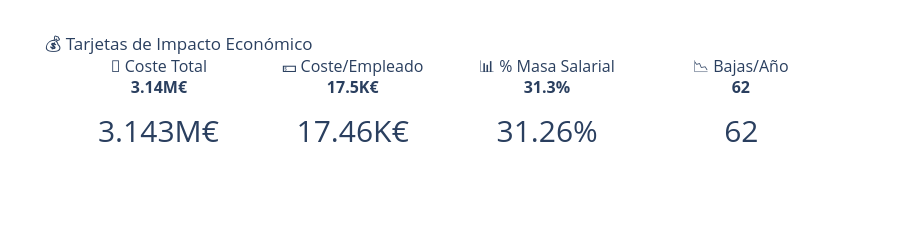

Here is the notebook cell this chart was saved with:
### Markdown cell above
## 7. 💰 Impacto Económico

### Code cell
# =====================================================
# ANÁLISIS DE COSTES
# =====================================================

coste_total = df_demo_kpis["coste_rotacion_individual"].sum()
coste_medio = df_demo_kpis["coste_rotacion_individual"].mean()
masa_salarial = df_demo_kpis["salario"].sum()
pct_masa_salarial = (coste_total / masa_salarial) * 100

# Tasa de rotación estimada
def kpi_a_tasa(kpi):
    if kpi <= 1.5: return 0.05
    elif kpi <= 2.5: return 0.10
    elif kpi <= 3.5: return 0.20
    elif kpi <= 4.5: return 0.35
    else: return 0.50

tasa_rotacion = kpi_a_tasa(kpi_medios["Rotación"])
n_bajas_estimadas = int(len(df_demo_kpis) * tasa_rotacion)

print("="*70)
print("💰 IMPACTO ECONÓMICO - LEGACYTECH SOLUTIONS")
print("="*70)
print(f"\n👥 Empleados: {len(df_demo_kpis)}")
print(f"💵 Masa salarial anual: {masa_salarial:,.2f}€")
print(f"\n💸 COSTES DE ROTACIÓN:")
print(f"   Coste total estimado: {coste_total:>12,.2f}€")
print(f"   Coste medio por empleado: {coste_medio:>8,.2f}€")
print(f"   % sobre masa salarial: {pct_masa_salarial:.1f}%")
print(f"\n📉 ROTACIÓN:")
print(f"   KPI Rotación: {kpi_medios['Rotación']:.2f}")
print(f"   Tasa anual estimada: {tasa_rotacion*100:.0f}%")
print(f"   Bajas estimadas al año: {n_bajas_estimadas} empleados")

# Tarjetas visuales
fig = make_subplots(
    rows=1, cols=4,
    subplot_titles=(
        f"💸 Coste Total<br><b>{coste_total/1e6:.2f}M€</b>",
        f"💵 Coste/Empleado<br><b>{coste_medio/1e3:.1f}K€</b>",
        f"📊 % Masa Salarial<br><b>{pct_masa_salarial:.1f}%</b>",
        f"📉 Bajas/Año<br><b>{n_bajas_estimadas}</b>"
    ),
    specs=[[{"type": "indicator"}]*4]
)

fig.add_trace(go.Indicator(
    mode="number",
    value=coste_total/1e6,
    number={'suffix': "M€", 'font': {'size': 30}},
), row=1, col=1)

fig.add_trace(go.Indicator(
    mode="number",
    value=coste_medio/1e3,
    number={'suffix': "K€", 'font': {'size': 30}},
), row=1, col=2)

fig.add_trace(go.Indicator(
    mode="number",
    value=pct_masa_salarial,
    number={'suffix': "%", 'font': {'size': 30}},
), row=1, col=3)

fig.add_trace(go.Indicator(
    mode="number",
    value=n_bajas_estimadas,
    number={'font': {'size': 30}},
), row=1, col=4)

fig.update_layout(
    title="💰 Tarjetas de Impacto Económico",
    height=200
)
fig.show()

### Figure 1 — Plotly figure (JSON) as saved in the notebook; plotly's stock layout.template omitted (floating-point values rounded to 4 significant figures)
{"data": [{"domain": {"x": [0, 0.2125], "y": [0, 1]}, "mode": "number", "number": {"font": {"size": 30}, "suffix": "M€"}, "type": "indicator", "value": 3.143}, {"domain": {"x": [0.2625, 0.475], "y": [0, 1]}, "mode": "number", "number": {"font": {"size": 30}, "suffix": "K€"}, "type": "indicator", "value": 17.46}, {"domain": {"x": [0.525, 0.7375], "y": [0, 1]}, "mode": "number", "number": {"font": {"size": 30}, "suffix": "%"}, "type": "indicator", "value": 31.26}, {"domain": {"x": [0.7875, 1], "y": [0, 1]}, "mode": "number", "number": {"font": {"size": 30}}, "type": "indicator", "value": 62}], "layout": {"annotations": [{"font": {"size": 16}, "showarrow": false, "text": "💸 Coste Total<br><b>3.14M€</b>", "x": 0.1062, "xanchor": "center", "xref": "paper", "y": 1, "yanchor": "bottom", "yref": "paper"}, {"font": {"size": 16}, "showarrow": false, "text": "💵 Coste/Empleado<br><b>17.5K€</b>", "x": 0.3688, "xanchor": "center", "xref": "paper", "y": 1, "yanchor": "bottom", "yref": "paper"}, {"font": {"size": 16}, "showarrow": false, "text": "📊 % Masa Salarial<br><b>31.3%</b>", "x": 0.6313, "xanchor": "center", "xref": "paper", "y": 1, "yanchor": "bottom", "yref": "paper"}, {"font": {"size": 16}, "showarrow": false, "text": "📉 Bajas/Año<br><b>62</b>", "x": 0.8938, "xanchor": "center", "xref": "paper", "y": 1, "yanchor": "bottom", "yref": "paper"}], "height": 200, "title": {"text": "💰 Tarjetas de Impacto Económico"}}}
